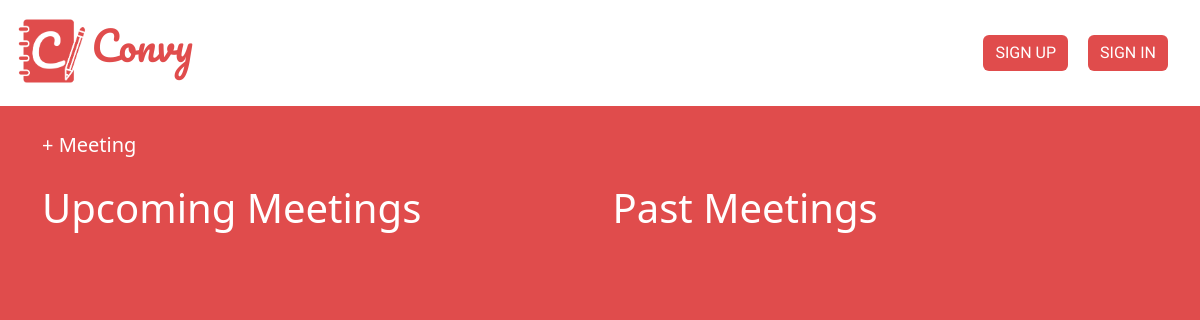
Before: /meeting/meeting/ with the older database file.
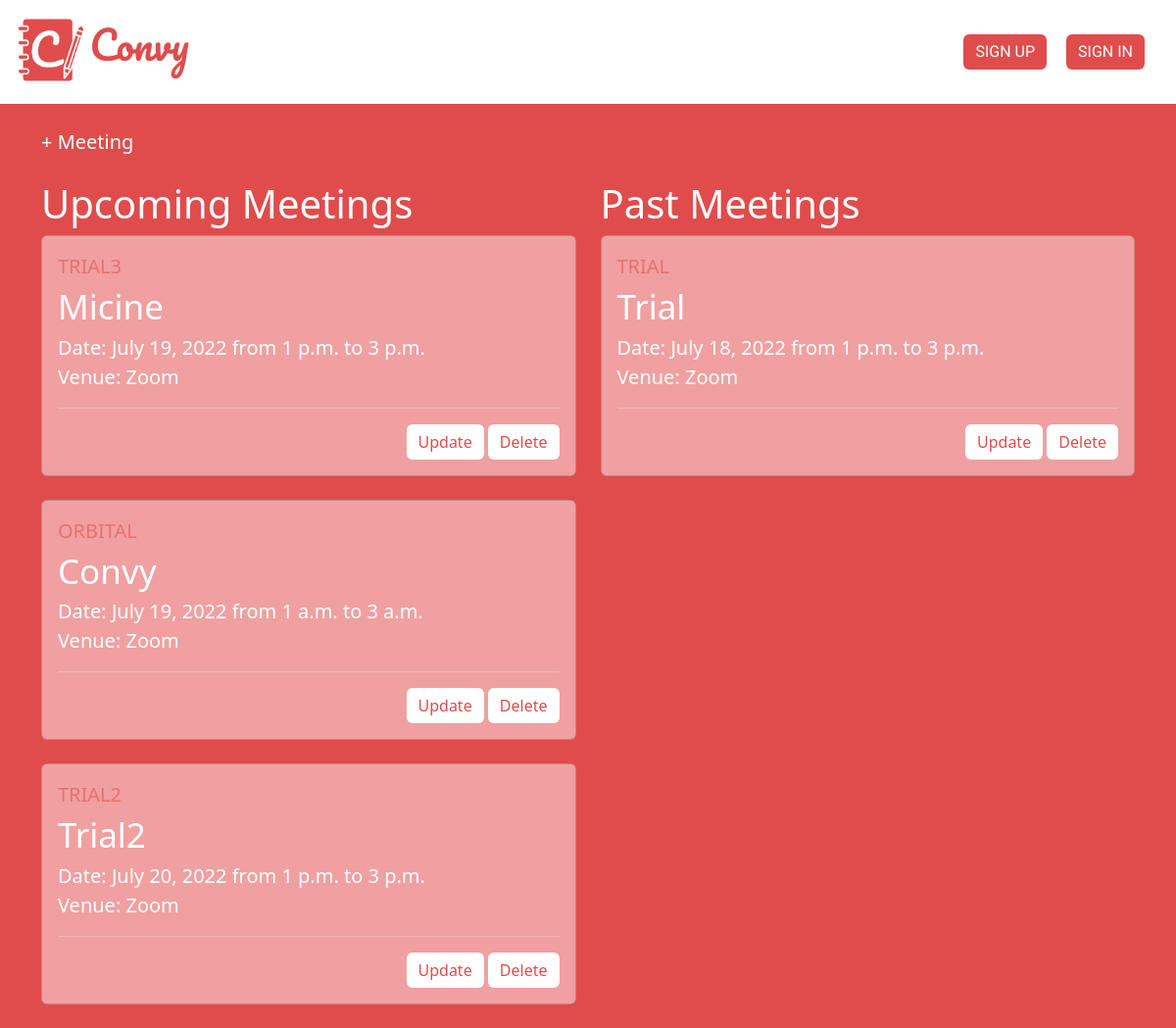
After: the same page with the newer database file.
### meeting/models.py (models this page shows)
class Meeting(models.Model):
    class UpcomingObjects(models.Manager):
        def get_queryset(self):
            if self.dates == datetime.now().date():
                return super().get_queryset().filter(end_time__gte=datetime.now().time())
            return super().get_queryset().filter(dates__gte = datetime.now().date())
    class PastObjects(models.Manager):
        def get_queryset(self):
            if self.dates == datetime.now().date():
                return super().get_queryset().filter(end_time__lt=datetime.now().time())
            return super().get_queryset().filter(dates__lt=datetime.now().date())
    group = models.CharField(max_length=225) # group to be changed to Foreign Key
    agenda = models.CharField(max_length=225, blank=False)
    dates = models.DateField()
    start_time = models.TimeField()
    end_time = models.TimeField()
    location = models.CharField(max_length=225, blank=True)
    meeting_link = models.URLField(max_length=225, null=True)
    meeting_minutes = models.TextField(blank=True)
    objects = models.Manager()
    upcomingobjects = UpcomingObjects()
    pastobjects = PastObjects()
    class Meta:
        ordering = ('dates', '-start_time',)
    def __str__(self):
        return self.agenda

### meeting/views.py (the view)
# urls.py: path('meeting/', include('meeting.urls')),
def meeting(request):
    meeting = Meeting.objects.all()
    upcoming = Meeting.upcomingobjects.all()
    past = Meeting.pastobjects.all()
    return render(request, 'meeting/meeting.html', {
        'meeting': meeting,
        'upcoming': upcoming,
        'past': past,
    })

### meeting/templates/meeting/meeting.html (shortened to what this page needs)
{% extends 'authentication/base.html' %}
{% load static %}
{% block content %}
    <a href="{% url 'meeting:add-meeting' %}" style="text-decoration: 0; font-size: 20px;">&plus; Meeting</a>
    <br> <br>
    <div class="meeting">
    <div class="split-left">
        <h1>Upcoming Meetings</h1>
        {% for upmeetings in upcoming %}
        <div class="card" style="background-color: #F0A0A0">
            <div class="card-body">
                <div style="color: rgba(224, 76, 76, 0.56); font-size: 20px">
                    {{ upmeetings.group | upper }}<br>
                </div>
                <div style="color: white; font-size: 35px;">
                    {{ upmeetings }} <br>
                </div>
                <div style="color: white; font-size: 20px;">
                    Date: {{ upmeetings.dates }} from {{ upmeetings.start_time }} to {{ upmeetings.end_time }}<br>
                </div>
                <div style="color: white; font-size: 20px;">
                    Venue: {{ upmeetings.location }} <br>
                </div>
                <hr>
                <div align="right">
                    <a href="{% url 'meeting:update-meeting' upmeetings.id %}" class="btn btn-outline-success">Update</a>
                    <a href="{% url 'meeting:delete-meeting' upmeetings.id %}" class="btn btn-outline-danger">Delete</a>
                </div>
            </div>
        </div>
        <br>
        {% endfor %}
    </div>
    <div class="split-right">
        <h1>Past Meetings</h1>
        {% for pastmeetings in past %}
        <div class="card" style="background-color: #F0A0A0">
            <div class="card-body">
                <div style="color: rgba(224, 76, 76, 0.56); font-size: 20px">
                    {{ pastmeetings.group | upper }}<br>
                </div>
                <div style="color: white; font-size: 35px;">
                    {{ pastmeetings }} <br>
                </div>
                <div style="color: white; font-size: 20px;">
                    Date: {{ pastmeetings.dates }} from {{ pastmeetings.start_time }} to {{ pastmeetings.end_time }}<br>
                </div>
                <div style="color: white; font-size: 20px;">
                    Venue: {{ pastmeetings.location }} <br>
                </div>
                <hr>
                <div align="right">
                    <a href="{% url 'meeting:update-meeting' pastmeetings.id %}" class="btn btn-outline-success">Update</a>
                    <a href="{% url 'meeting:delete-meeting' pastmeetings.id %}" class="btn btn-outline-danger">Delete</a>
                </div>
            </div>
        </div>
        <br>
        {% endfor %}
    </div>
{% endblock %}

### authentication/templates/authentication/base.html (shortened to what this page needs)
{% load static %}
<!DOCTYPE html>
<html lang="en">
  <head>
    <link rel="stylesheet" href="{% static 'authentication/styles/base.css' %}" type="text/css">
    <link href="https://cdn.jsdelivr.net/npm/bootstrap@5.2.0-beta1/dist/css/bootstrap.min.css" rel="stylesheet">
  </head>
  <body>
    {% include 'authentication/navbar.html' %}
    <br>
    <div class = "container">
        {% block content %}
        {% endblock %}
    </div>
  </body>
</html>

### authentication/templates/authentication/navbar.html (shortened to what this page needs)
{% load static %}
<link rel="stylesheet" href="{% static 'authentication/styles/base.css' %}" type="text/css">
<nav class="navbar navbar-expand-lg bg-white">
    <div class="container-fluid">
        <a class="navbar-brand" href="{% url 'authentication:home' %}"><img id="upper-logo" src="{% static 'authentication/images/logobgw.png' %}" alt="logo">Convy</a>
    <form class="d-flex">
        {% if user.is_authenticated %}
            <a href="{% url 'authentication:signout' %}" class="btn" id="right-button" type="submit">SIGN OUT</a>
        {% else %}
            <a href="{% url 'authentication:signup' %}" class="btn" id="left-button" type="submit">SIGN UP</a>
            <a href="{% url 'authentication:signin' %}" class="btn" id="right-button" type="submit">SIGN IN</a>
        {% endif %}
    </form>
    </div>
</nav>

### authentication/static/authentication/styles/base.css (style rules this page uses)
* { margin: 0; padding: 0; box-sizing: border-box; }
body { background-color: #e04c4c; }
#upper-logo { height: 80px; }
.navbar-brand { font-size: 40px !important; font-family: 'Pacifico'; color: #e04c4c; }
.nav-link, .nav-link:hover, a { color: white; }
#left-button { font-family: 'Manjari'; color: white; background-color: #e04c4c; margin-left: 300px; }
#right-button { font-family: 'Manjari'; color: white; background-color: #e04c4c; margin-left: 20px; margin-right: 20px; }
h1, h3, hr, p, ul, a, li, form { color: white; }
.btn { background-color: white; color: #e04c4c; border: 0px; }

### meeting/templates/meeting/meeting.html (style rules this page uses)
.split-left { width: 50%; margin-right: 25px; }
.split-right { width: 50%; }
.meeting { display: flex; }

Changed rows visible on the page:
added Meeting: group "TRIAL3", agenda "Micine", dates "July 19, 2022", start_time "1 p.m.", end_time "3 p.m.", location "Zoom", shown under "Upcoming Meetings"
added Meeting: group "ORBITAL", agenda "Convy", dates "July 19, 2022", start_time "1 a.m.", end_time "3 a.m.", location "Zoom", shown under "Upcoming Meetings"
added Meeting: group "TRIAL2", agenda "Trial2", dates "July 20, 2022", start_time "1 p.m.", end_time "3 p.m.", location "Zoom", shown under "Upcoming Meetings"
added Meeting: group "TRIAL", agenda "Trial", dates "July 18, 2022", start_time "1 p.m.", end_time "3 p.m.", location "Zoom", shown under "Past Meetings"
